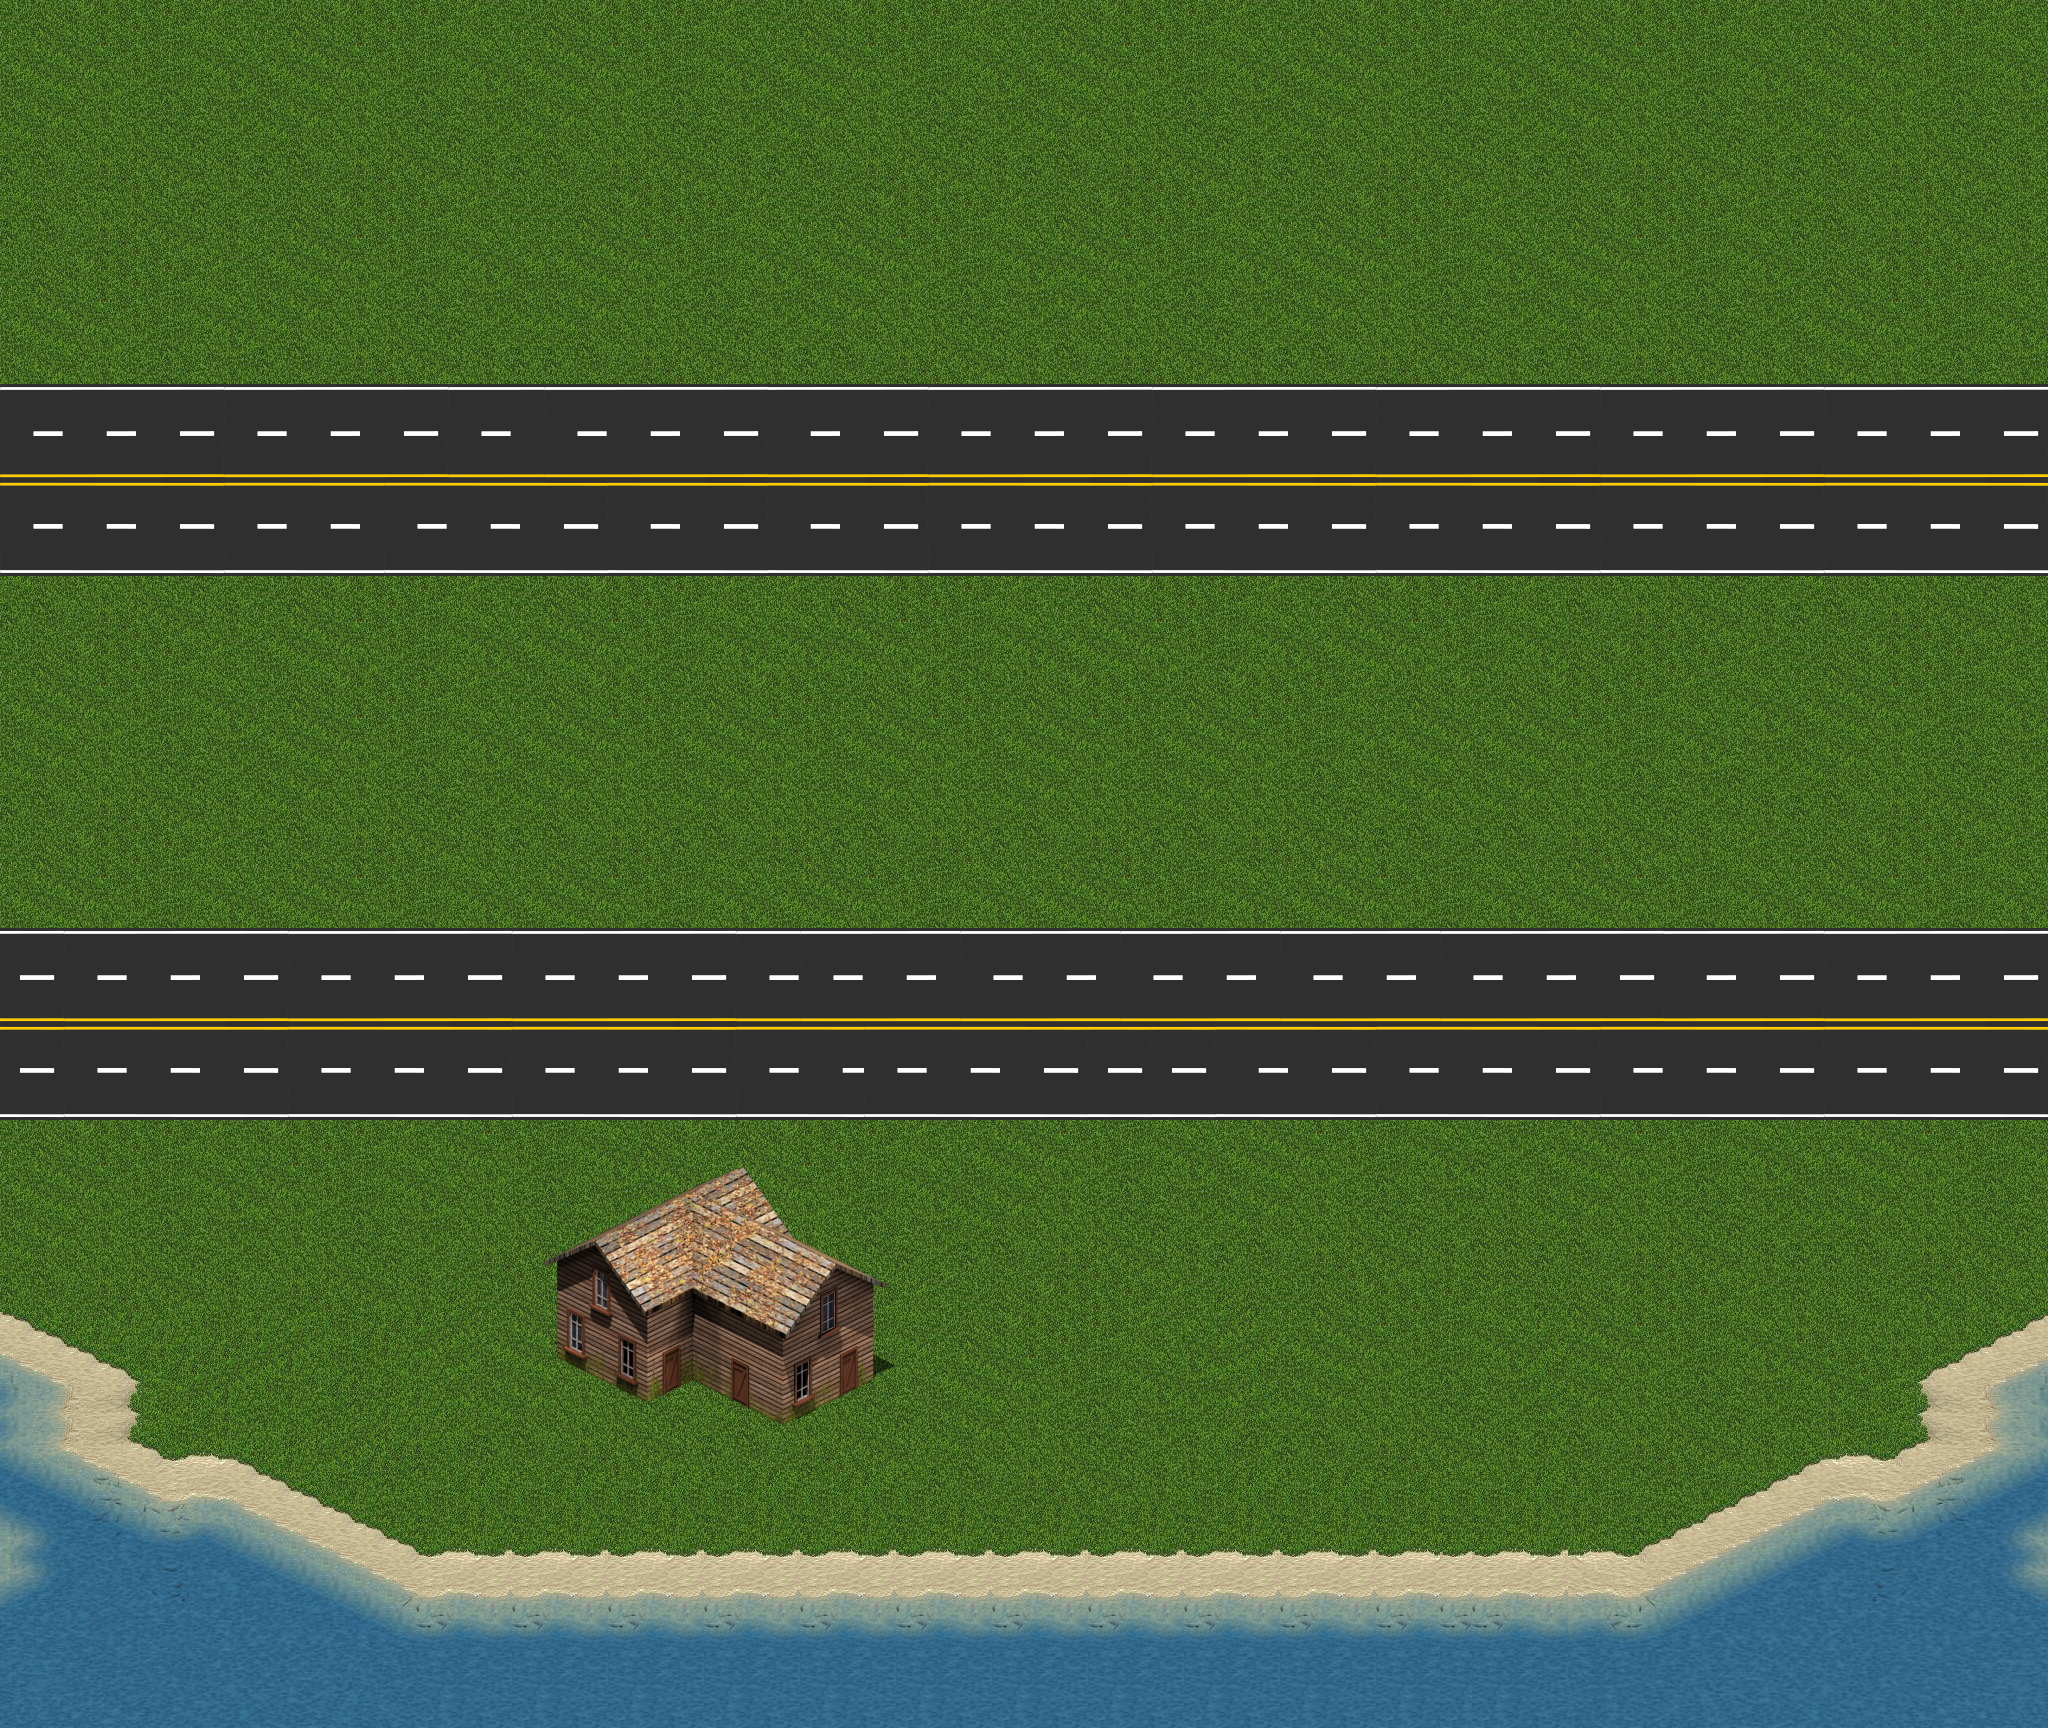

Tiled map render using the project's own tile images. Description and the map definition, with tile-layer contents summarised, below:
An orthogonal 64x54 tile map with 32x32 px tiles, 4 tile layers (terreno, casas, estradas, arvore), 11 tilesets.

<map version="1.0" orientation="orthogonal" renderorder="left-up" width="64" height="54" tilewidth="32" tileheight="32" nextobjectid="1">
 <tileset firstgid="1" name="estrada1" tilewidth="32" tileheight="32" tilecount="21">
  <image source="estrada1.png" width="96" height="224" />
 </tileset>
 <tileset firstgid="22" name="estrada2" tilewidth="32" tileheight="32" tilecount="21">
  <image source="estrada2.png" width="96" height="224" />
 </tileset>
 <tileset firstgid="43" name="estrada3" tilewidth="32" tileheight="32" tilecount="21">
  <image source="estrada3.png" width="96" height="224" />
 </tileset>
 <tileset firstgid="64" name="estrada4" tilewidth="32" tileheight="32" tilecount="21">
  <image source="estrada4.png" width="96" height="224" />
 </tileset>
 <tileset firstgid="85" name="estrada1_1" tilewidth="32" tileheight="32" tilecount="21">
  <image source="estrada1_1.png" width="224" height="96" />
 </tileset>
 <tileset firstgid="106" name="estrada2_2" tilewidth="32" tileheight="32" tilecount="21">
  <image source="estrada2_2.png" width="224" height="96" />
 </tileset>
 <tileset firstgid="127" name="estrada3_3" tilewidth="32" tileheight="32" tilecount="21">
  <image source="estrada3_3.png" width="224" height="96" />
 </tileset>
 <tileset firstgid="148" name="estrada4_4" tilewidth="32" tileheight="32" tilecount="21">
  <image source="estrada4_4.png" width="224" height="96" />
 </tileset>
 <tileset firstgid="961" name="casa1" tilewidth="32" tileheight="32" tilecount="121">
  <image source="casa1.png" width="352" height="352" />
 </tileset>
 <tileset firstgid="1082" name="preview_66" tilewidth="32" tileheight="32" tilecount="256">
  <image source="preview_66.png" width="522" height="522" />
 </tileset>
 <tileset firstgid="1338" name="preview_64" tilewidth="32" tileheight="32" tilecount="256">
  <image source="preview_64.png" width="522" height="522" />
 </tileset>
 <layer name="terreno" width="64" height="54">
  <data>[3456 cells, 3456 non-empty, 426 distinct tile ids]</data>
 </layer>
 <layer name="casas" width="64" height="54">
  <data>[3456 cells, 120 non-empty, 110 distinct tile ids]</data>
 </layer>
 <layer name="estradas" width="64" height="54">
  <data>[3456 cells, 768 non-empty, 42 distinct tile ids]</data>
 </layer>
 <layer name="arvore" width="64" height="54">
  <data>[3456 cells, 55 non-empty, 47 distinct tile ids]</data>
 </layer>
</map>
